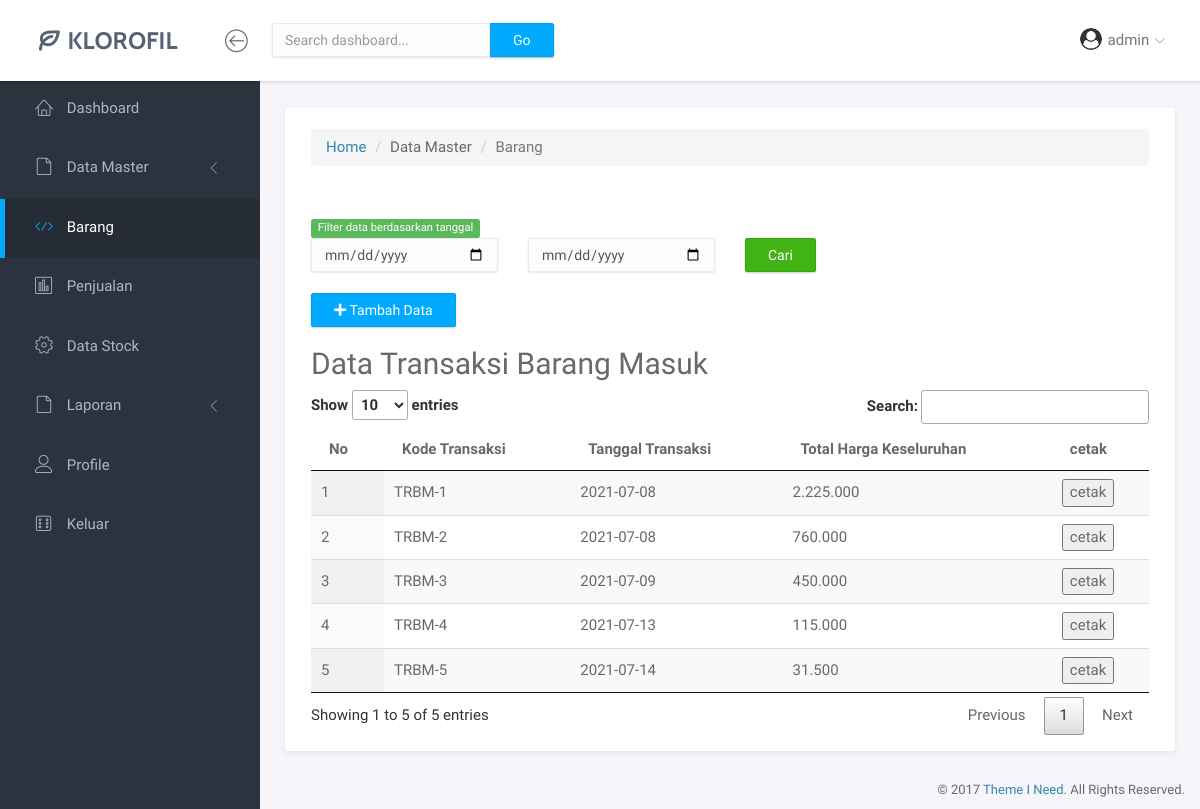
/9-Dashboard-BarangMasuk.php (signed in), run on an earlier commit of the app's database.
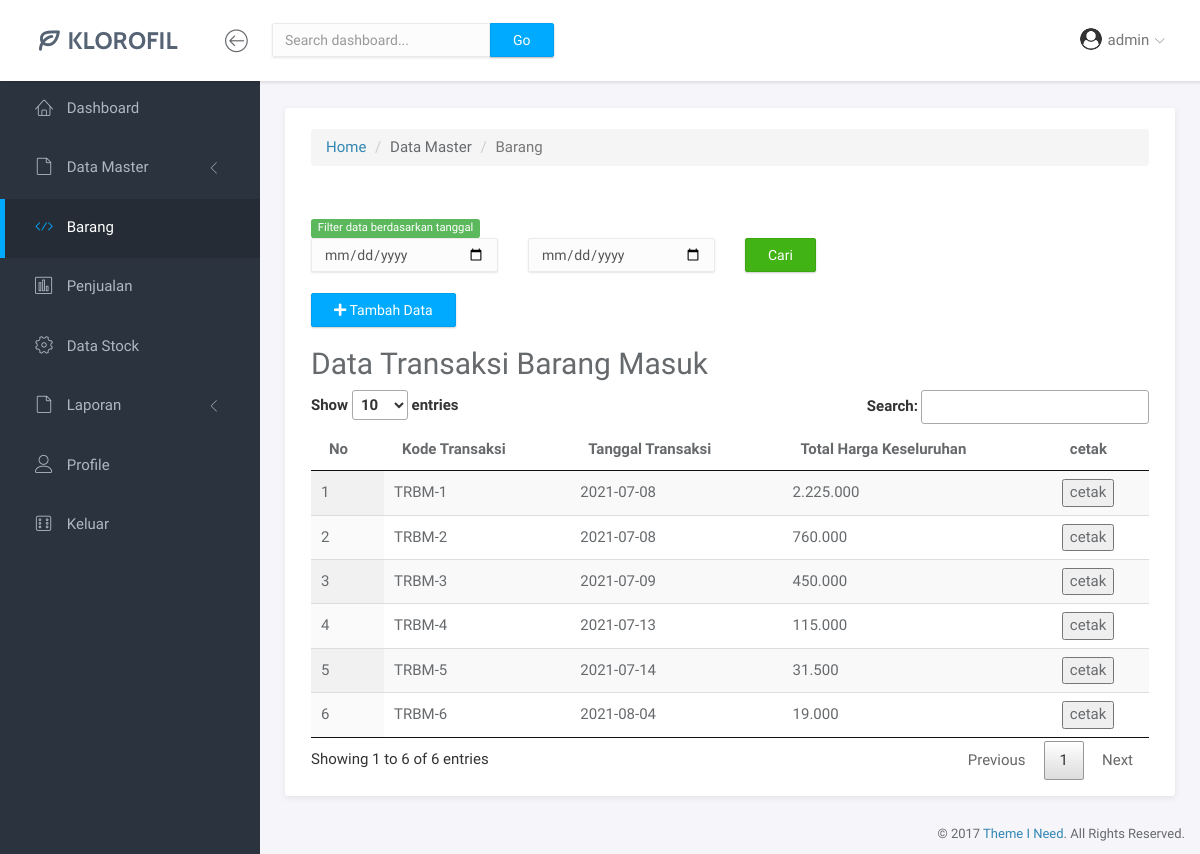
And on a later commit of the database.
### tables this page shows
CREATE TABLE `barang_masuk` (
  `kode_trans_masuk` varchar(12) NOT NULL,
  `tgl_trans_masuk` date NOT NULL,
  `time` time NOT NULL,
  `nama_tempat_beli` varchar(30) NOT NULL,
  `isi` longtext DEFAULT NULL,
  `grand_total` bigint(20) NOT NULL
);

### functions/functions-pelanggan.php (called while the page is built, shortened)
<?php
$conn = mysqli_connect("localhost", "root", "", "kpdiana");
function query($query) {
	global $conn;
	$result = mysqli_query($conn, $query);
	$rows = [];
	while( $row = mysqli_fetch_assoc($result) ) {
		$rows[] = $row;
	}
	return $rows;
}
?>

### 9-Dashboard-BarangMasuk.php (the view, shortened to what the changed rows need)
<?php
require 'functions/functions-pelanggan.php';
$daftartransaksi = query("SELECT * FROM barang_masuk");
?>
<!doctype html>
<html lang="en">
<head>
    <link rel="stylesheet" href="assets/vendor/bootstrap/css/bootstrap.min.css">
    <link rel="stylesheet" href="assets/vendor/fontawesome-free-5.15.3-web/css/all.css">
    <link rel="stylesheet" href="assets/vendor/linearicons/style.css">
    <link rel="stylesheet" href="assets/vendor/chartist/css/chartist-custom.css">
    <link rel="stylesheet" href="assets/css/main.css">
    <link rel="stylesheet" href="assets/css/demo.css">
    <link rel="stylesheet" href="assets/vendor/datatables/jquery.dataTables.min.css">
</head>
<body>
    <div id="wrapper">
        <div class="main">
            <div class="main-content">
                <div class="container-fluid">
                    <div class="panel panel-headline">
                        <div class="panel-body">
                            <div class="row">
                                <div class="col-md-12">
                                    <span class="label label-success">Filter data berdasarkan tanggal</span>
                                    <div class="row">
                                        <form action="" method="get">
                                        </form>
                                    </div>
                                    <br>
                                    <a href="9-Dashboard-BarangMasuk-transaksi.php" class="btn btn-primary"> <i class="fas fa-plus"></i> Tambah Data</a>
                                    <h2>Data Transaksi Barang Masuk</h2>
                                    <table id="table_barang" class="display">
                                        <thead>
                                            <tr>
                                                <th>No</th>
                                                <th>Kode Transaksi</th>
                                                <th>Tanggal Transaksi</th>
                                                <th>Total Harga Keseluruhan</th>
                                                <th>cetak</th>
                                            </tr>
                                        </thead>
                                        <tbody>
                                            <?php $i=1; ?>
                                            <?php foreach($daftartransaksi as $daftar): ?>
                                                <tr>
                                                    <td><?= $i ?></td>
                                                    <td><?= $daftar['kode_trans_masuk'] ?></td>
                                                    <td><?= $daftar['tgl_trans_masuk'] ?></td>
                                                    <td><?= number_format($daftar['grand_total'],0,',','.')  ?></td>
                                                    <td><button onclick="return cetak('barang_masuk','<?= $daftar['kode_trans_masuk'] ?>')">cetak</button></td>
                                                </tr>
                                                <?php $i++; ?>
                                            <?php endforeach ?>
                                        </tbody>
                                    </table>
                                </div>
                            </div>
                        </div>
                    </div>
                </div>
            </div>
        </div>
</body>
</html>

What changed in the data, as far as the page shows it:
added barang_masuk: kode_trans_masuk "TRBM-6", tgl_trans_masuk "2021-08-04", grand_total "19.000"
Also different on the page:
text written by a page script: "Show entries Search: Showing 1 to 5 of 5 entries Previous 1 Next" → "Show entries Search: Showing 1 to 6 of 6 entries Previous 1 Next"
